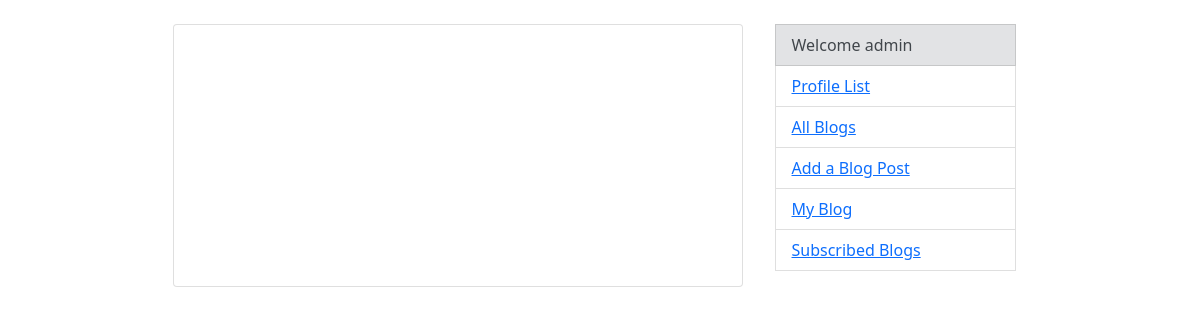
Before: /blogs/1/ (signed in) with the older database file.
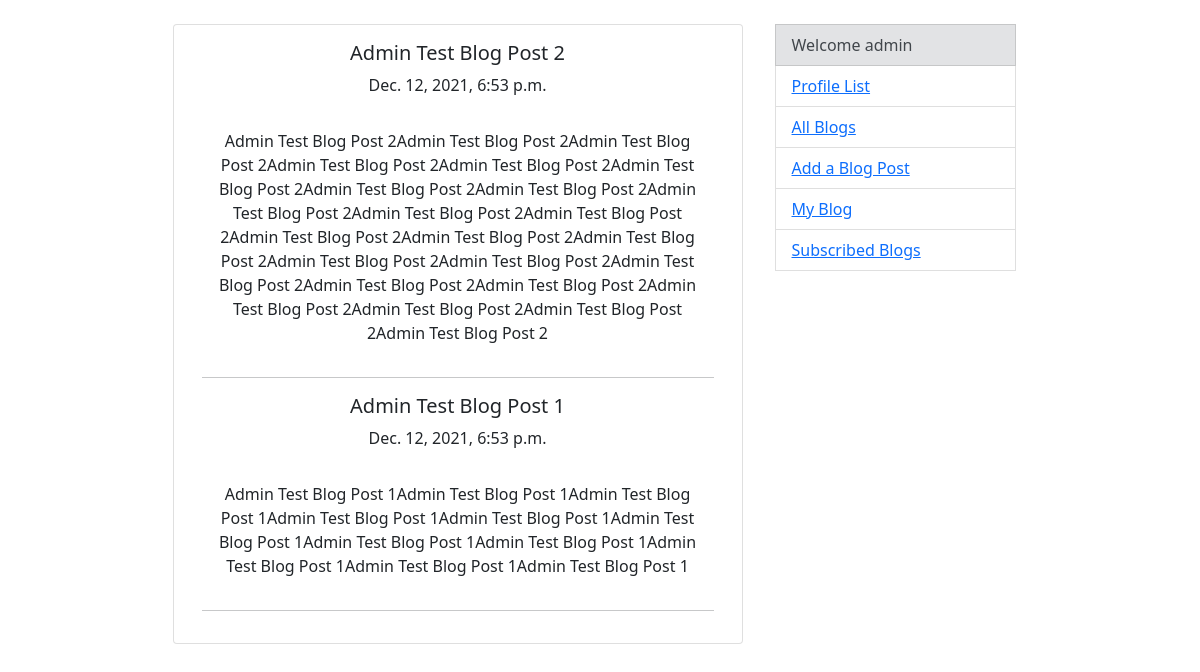
After: the same page with the newer database file.
### blogs/models.py (models this page shows, shortened)
class BlogPost(models.Model):
    author = models.ForeignKey(Profile, on_delete=models.CASCADE)
    post_title = models.CharField("Post Title", max_length=150, unique=True)
    post_content = models.TextField("Content")
    created = models.DateTimeField(auto_now_add=True)
    class Meta:
        ordering = ("-created",)

### blogs/views.py (the view)
# urls.py: path('<pk>/', MyBlogListView.as_view(), name='my-blog'),
class MyBlogListView(ListView):
    model = BlogPost
    template_name = 'blogs/my_blog.html'
    context_object_name = "myblog"
    ordering = "-created"
    def get_queryset(self):
        return BlogPost.objects.filter(author__user=self.request.user)

### blogs/templates/blogs/my_blog.html (shortened to what this page needs)
{% extends 'base.html' %}
{% block content %}
    {% for post in myblog %}
        <h5 class="card-title">{{ post.post_title }}</h5>
        <p class="card-text">{{ post.created }}</p>
        <p class="card-body">{{ post.post_content }}</p>
        <hr>
    {% endfor %}
{% endblock %}

### templates/base.html (shortened to what this page needs)
<!doctype html>
<html lang="en">
    <head>
        <link href="https://cdn.jsdelivr.net/npm/bootstrap@5.0.2/dist/css/bootstrap.min.css" rel="stylesheet">
    </head>
    <body>
        <br>
        <div class="container">
            <div class="row justify-content-md-center">
                <div class="card col-6 text-center">
                    <div class="card-body">
                        {% block content %}
                        {% endblock %}
                    </div>
                </div>
                <div class="list-group col-3">
                    <ul>
                        <li class="list-group-item list-group-item-secondary" aria-current="true">Welcome {{ request.user }}</li>
                        <li class="list-group-item list-group-item-action"><a href="{% url "profiles:profiles" %}">Profile List</a></li>
                        <li class="list-group-item list-group-item-action"><a href="{% url "blogs:blogs" %}">All Blogs</a></li>
                        <li class="list-group-item list-group-item-action"><a href="#">Add a Blog Post</a></li>
                        <li class="list-group-item list-group-item-action"><a href="{% url "blogs:my-blog" user.pk %}">My Blog</a></li>
                        <li class="list-group-item list-group-item-action"><a href="{% url "blogs:subscribed-blogs" %}">Subscribed Blogs</a></li>
                    </ul>
                </div>
            </div>
        </div>
    </body>
</html>

Changed rows visible on the page:
added BlogPost: post_title "Admin Test Blog Post 2", created "Dec. 12, 2021, 6:53 p.m.", post_content "Admin Test Blog Post 2Admin Test Blog Post 2Admin Test Blog Post 2Admin Test Blog Post 2Admin Test Blog Post 2Admin Test Blog Post 2Admin Test Blog Post 2Admin Test Blog Post 2Admin Test Blog Post 2Admin Test Blog Post 2Admin Test Blog Post 2Admin Test Blog Post 2Admin Test Blog Post 2Admin Test Blog Post 2Admin Test Blog Post 2Admin Test Blog Post 2Admin Test Blog Post 2Admin Test Blog Post 2Admin Test Blog Post 2Admin Test Blog Post 2Admin Test Blog Post 2Admin Test Blog Post 2Admin Test Blog Post 2"
added BlogPost: post_title "Admin Test Blog Post 1", created "Dec. 12, 2021, 6:53 p.m.", post_content "Admin Test Blog Post 1Admin Test Blog Post 1Admin Test Blog Post 1Admin Test Blog Post 1Admin Test Blog Post 1Admin Test Blog Post 1Admin Test Blog Post 1Admin Test Blog Post 1Admin Test Blog Post 1Admin Test Blog Post 1Admin Test Blog Post 1"
